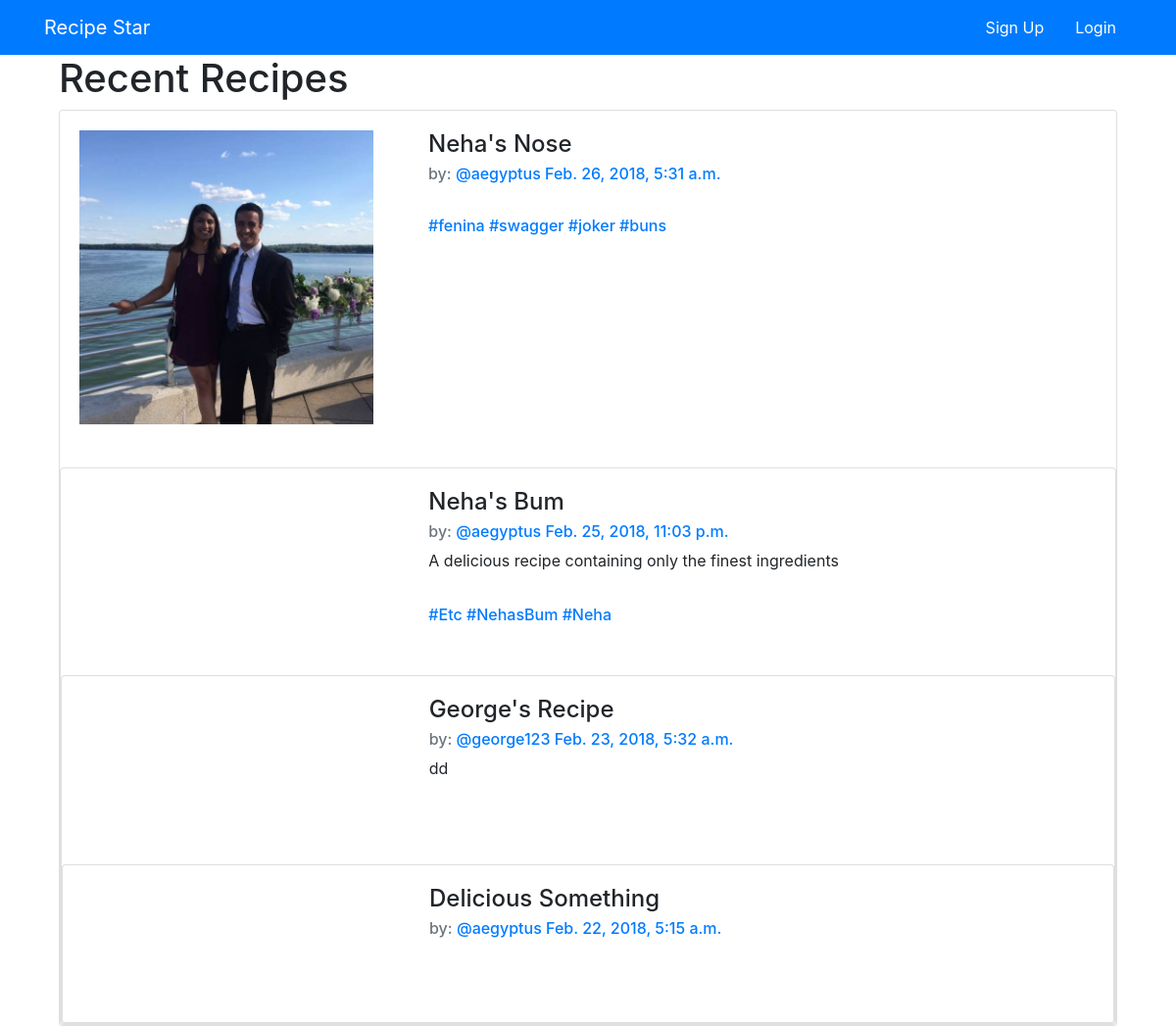
The page /recipies/list/ on the database its author committed.
### recipies/models.py (models this page shows, shortened)
class Recipe(models.Model):
    user = models.ForeignKey(auth.models.User, on_delete=models.CASCADE, related_name='recipes')
    name = models.CharField(max_length=100)
    instructions = models.TextField()
    ingredients = models.TextField()
    created_at = models.DateTimeField(auto_now=True)
    about = models.TextField(blank=True, default='')
    cuisine = TaggableManager()
    pic = models.ImageField(upload_to='images', null=True, blank=True)
    class Meta:
        ordering = ['-created_at']

### recipies/views.py (the view)
# urls.py: path('list/', views.RecipeList.as_view(), name='list'),
class RecipeList(generic.ListView, SelectRelatedMixin):
    model = models.Recipe
    select_related = ('user')
    template_name = 'recipies/recipe_list.html'

### recipies/templatetags/app_filters.py (called while the page is built)
def htfy(value):
    if str(value)[0]=='#':
        return value
    else:
        return '#'+str(value)

### recipies/templates/recipies/recipe_list.html
{% extends 'base.html' %}
{% block content %}
<div class="container">
  <h1>Recent Recipes</h1>
  {% for recipe in recipe_list %}
    {% include 'recipies/_recipe.html' %}
  {% endfor %}
</div>
{% endblock %}

### recipies/templates/recipies/_recipe.html (shortened to what this page needs)
{% load app_filters %}
<div class="card">
  <div class="card-body">
<div class='row'>
  <div class='col-md-4'>
    {% if recipe.pic %}
      <img src="{{ recipe.pic.url }}" height=300 width=300 alt='blah' />
    {% endif %}
  </div>
  <div class='col-md-8'>
  <h4 class='card-title'>{{recipe.name}}</h4>
    <h6 class='card-subtitle mb-2 text-muted'>
    by: <a href="{% url 'recipies:by_recipe' username=recipe.user.username %}">@{{recipe.user.username}}</a>
    <a href="{% url 'recipies:detailview' pk=recipe.pk %}">{{recipe.created_at}}</a>
  </h6>
  <p class='card-text'>
    {{recipe.about}}
  </p>
  <br>
  <h6 class='card-subtitle mb-2 text-muted'>
    {% for tags in recipe.cuisine.names %}
    <a href="#">{{ tags|htfy }}</a>
    {% endfor %}
  </div>
  <br><br>
</div>
</div>
<br>

### rows shown on the page
Recipe: pic (picture), name "Neha's Nose", user.username "aegyptus", created_at "Feb. 26, 2018, 5:31 a.m.", names "#fenina" "#swagger" "#joker" "#buns"
Recipe: name "Neha's Bum", user.username "aegyptus", created_at "Feb. 25, 2018, 11:03 p.m.", about "A delicious recipe containing only the finest ingredients", names "#Etc" "#NehasBum" "#Neha"
Recipe: name "George's Recipe", user.username "george123", created_at "Feb. 23, 2018, 5:32 a.m.", about "dd"
Recipe: name "Delicious Something", user.username "aegyptus", created_at "Feb. 22, 2018, 5:15 a.m."
